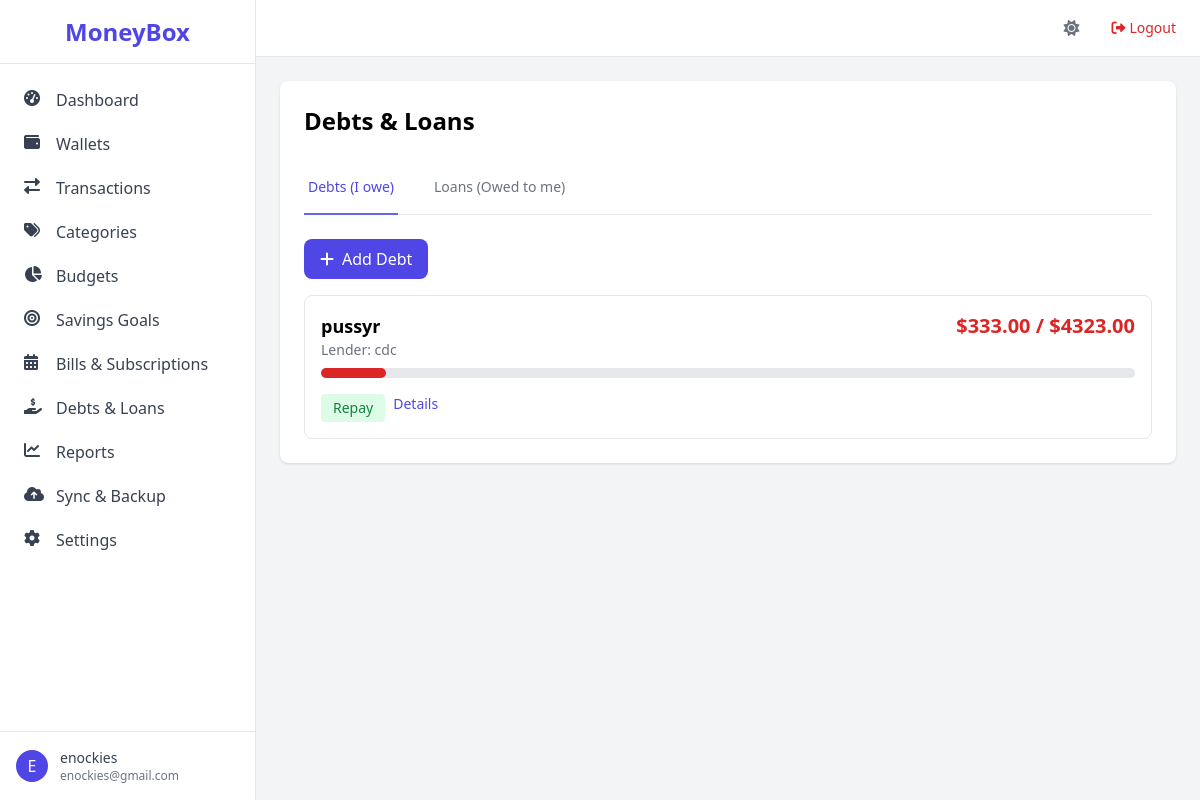
Screenshot of /debts/ (signed in) with the database file from the repository.
### app/models.py (models this page shows, shortened)
class User(UserMixin, db.Model):
    id = db.Column(db.Integer, primary_key=True)
    username = db.Column(db.String(64), unique=True, nullable=False)
    email = db.Column(db.String(120), unique=True, nullable=False)
    password_hash = db.Column(db.String(128))
    created_at = db.Column(db.DateTime, default=datetime.utcnow)
    is_active = db.Column(db.Boolean, default=True)
    email_verified = db.Column(db.Boolean, default=False)
    email_verification_token = db.Column(db.String(100))
    two_factor_enabled = db.Column(db.Boolean, default=False)
    two_factor_secret = db.Column(db.String(32))
    passcode = db.Column(db.String(128))
    biometric_enabled = db.Column(db.Boolean, default=False)
    is_admin = db.Column(db.Boolean, default=False)
    biometric_enabled = db.Column(db.Boolean, default=False)
    is_admin = db.Column(db.Boolean, default=False)
    health_score = db.Column(db.Integer, default=0)
    health_score_updated_at = db.Column(db.DateTime)
    preferences = db.relationship('UserPreference', uselist=False, backref='user', cascade='all, delete-orphan')
    devices = db.relationship('UserDevice', backref='user', lazy='dynamic', cascade='all, delete-orphan')
    wallets = db.relationship('Wallet', backref='user', lazy='dynamic', cascade='all, delete-orphan')
    categories = db.relationship('Category', backref='user', lazy='dynamic', cascade='all, delete-orphan')
    transactions = db.relationship('Transaction', backref='user', lazy='dynamic', cascade='all, delete-orphan')
    budgets = db.relationship('Budget', backref='user', lazy='dynamic', cascade='all, delete-orphan')
    savings_goals = db.relationship('SavingsGoal', backref='user', lazy='dynamic', cascade='all, delete-orphan')
    bills = db.relationship('Bill', backref='user', lazy='dynamic', cascade='all, delete-orphan')
    debts = db.relationship('Debt', backref='user', lazy='dynamic', cascade='all, delete-orphan')
    loans = db.relationship('Loan', backref='user', lazy='dynamic', cascade='all, delete-orphan')
    recurring_transactions = db.relationship('RecurringTransaction', backref='user', lazy='dynamic', cascade='all, delete-orphan')
    shared_wallets = db.relationship('SharedWallet', foreign_keys='SharedWallet.user_id', backref='owner_user', lazy='dynamic')
    shared_with_me = db.relationship('SharedWallet', foreign_keys='SharedWallet.shared_with_user_id', backref='shared_user', lazy='dynamic')
    backup_tokens = db.relationship('BackupToken', backref='user', lazy='dynamic', cascade='all, delete-orphan')
    login_history = db.relationship('LoginHistory', backref='user', lazy='dynamic', cascade='all, delete-orphan')

class Debt(db.Model):
    id = db.Column(db.Integer, primary_key=True)
    name = db.Column(db.String(100), nullable=False)
    total_amount = db.Column(db.Numeric(12,2), nullable=False)
    remaining_amount = db.Column(db.Numeric(12,2), nullable=False)
    interest_rate = db.Column(db.Numeric(5,2))
    start_date = db.Column(db.Date, nullable=False)
    due_date = db.Column(db.Date)
    lender = db.Column(db.String(100))
    notes = db.Column(db.Text)
    user_id = db.Column(db.Integer, db.ForeignKey('user.id'), nullable=False)
    is_paid = db.Column(db.Boolean, default=False)
    repayments = db.relationship('Repayment', backref='debt', lazy='dynamic')

### app/routes/debts.py (the view)
@bp.route('/')
@login_required
def list_debts():
    debts = Debt.query.filter_by(user_id=current_user.id, is_paid=False).all()
    loans = Loan.query.filter_by(user_id=current_user.id, is_repaid=False).all()
    return render_template('debts/list.html', debts=debts, loans=loans)

### app/models.py (called while the page is built)
@login_manager.user_loader
def load_user(user_id):
    return User.query.get(int(user_id))

### app/templates/debts/list.html (shortened to what this page needs)
{% extends "base.html" %}
{% block content %}
<div class="bg-white rounded-lg shadow p-6">
    <h2 class="text-2xl font-semibold mb-6">Debts & Loans</h2>
    <div x-data="{ activeTab: 'debts' }">
        <div class="border-b border-gray-200 mb-6">
            <nav class="-mb-px flex space-x-8">
                <button @click="activeTab = 'debts'" :class="{ 'border-indigo-500 text-indigo-600': activeTab === 'debts', 'border-transparent text-gray-500 hover:text-gray-700': activeTab !== 'debts' }" class="whitespace-nowrap py-4 px-1 border-b-2 font-medium text-sm">
                    Debts (I owe)
                </button>
                <button @click="activeTab = 'loans'" :class="{ 'border-indigo-500 text-indigo-600': activeTab === 'loans', 'border-transparent text-gray-500 hover:text-gray-700': activeTab !== 'loans' }" class="whitespace-nowrap py-4 px-1 border-b-2 font-medium text-sm">
                    Loans (Owed to me)
                </button>
            </nav>
        </div>
        <div x-show="activeTab === 'debts'">
            <div class="mb-4">
                <a href="{{ url_for('debts.create_debt') }}" class="inline-flex items-center px-4 py-2 bg-indigo-600 text-white rounded-lg hover:bg-indigo-700">
                    <i class="fas fa-plus mr-2"></i>Add Debt
                </a>
            </div>
            <div class="space-y-4">
                {% for debt in debts %}
                <div class="border rounded-lg p-4">
                    <div class="flex justify-between items-start">
                        <div>
                            <h3 class="font-semibold text-lg">{{ debt.name }}</h3>
                            <p class="text-sm text-gray-500">Lender: {{ debt.lender }}</p>
                        </div>
                        <p class="text-xl font-bold text-red-600">${{ "%.2f"|format(debt.remaining_amount) }} / ${{ "%.2f"|format(debt.total_amount) }}</p>
                    </div>
                    <div class="mt-2">
                        <div class="w-full bg-gray-200 rounded-full h-2.5">
                            <div class="h-2.5 rounded-full bg-red-600" style="width: {{ (debt.remaining_amount / debt.total_amount * 100)|round }}%"></div>
                        </div>
                    </div>
                    <div class="mt-4 flex space-x-2">
                        <a href="{{ url_for('debts.repay_debt', debt_id=debt.id) }}" class="text-sm bg-green-100 text-green-700 px-3 py-1 rounded hover:bg-green-200">Repay</a>
                        <a href="#" class="text-sm text-indigo-600 hover:underline">Details</a>
                    </div>
                </div>
                {% else %}
                <p class="text-gray-500">No debts recorded.</p>
                {% endfor %}
            </div>
        </div>
    </div>
</div>
{% endblock %}

### app/templates/base.html (shortened to what this page needs)
<!DOCTYPE html>
<html lang="en">
<head>
    <script src="https://cdn.tailwindcss.com"></script>
    <link rel="stylesheet" href="https://cdnjs.cloudflare.com/ajax/libs/font-awesome/6.0.0-beta3/css/all.min.css">
</head>
<body class="bg-gray-100 font-sans antialiased" x-data="{ sidebarOpen: false }">
    <div class="flex h-screen bg-gray-100">
        <aside class="hidden md:flex md:flex-shrink-0">
            <div class="flex flex-col w-64 bg-white border-r border-gray-200">
                <div class="flex items-center justify-center h-16 border-b border-gray-200">
                    <span class="text-2xl font-bold text-indigo-600">MoneyBox</span>
                </div>
                <nav class="flex-1 overflow-y-auto py-4">
                    <ul class="space-y-1">
                        <li>
                            <a href="{{ url_for('main.dashboard') }}" class="flex items-center px-4 py-2 text-gray-700 hover:bg-indigo-50 hover:text-indigo-600 rounded-lg mx-2">
                                <i class="fas fa-tachometer-alt w-5 h-5 mr-3"></i>Dashboard
                            </a>
                        </li>
                        <li>
                            <a href="{{ url_for('wallets.list_wallets') }}" class="flex items-center px-4 py-2 text-gray-700 hover:bg-indigo-50 hover:text-indigo-600 rounded-lg mx-2">
                                <i class="fas fa-wallet w-5 h-5 mr-3"></i>Wallets
                            </a>
                        </li>
                        <li>
                            <a href="{{ url_for('transactions.list_transactions') }}" class="flex items-center px-4 py-2 text-gray-700 hover:bg-indigo-50 hover:text-indigo-600 rounded-lg mx-2">
                                <i class="fas fa-exchange-alt w-5 h-5 mr-3"></i>Transactions
                            </a>
                        </li>
                        <li>
                            <a href="{{ url_for('categories.list_categories') }}" class="flex items-center px-4 py-2 text-gray-700 hover:bg-indigo-50 hover:text-indigo-600 rounded-lg mx-2">
                                <i class="fas fa-tags w-5 h-5 mr-3"></i>Categories
                            </a>
                        </li>
                        <li>
                            <a href="{{ url_for('budgets.list_budgets') }}" class="flex items-center px-4 py-2 text-gray-700 hover:bg-indigo-50 hover:text-indigo-600 rounded-lg mx-2">
                                <i class="fas fa-chart-pie w-5 h-5 mr-3"></i>Budgets
                            </a>
                        </li>
                        <li>
                            <a href="{{ url_for('savings.list_goals') }}" class="flex items-center px-4 py-2 text-gray-700 hover:bg-indigo-50 hover:text-indigo-600 rounded-lg mx-2">
                                <i class="fas fa-bullseye w-5 h-5 mr-3"></i>Savings Goals
                            </a>
                        </li>
                        <li>
                            <a href="{{ url_for('bills.list_bills') }}" class="flex items-center px-4 py-2 text-gray-700 hover:bg-indigo-50 hover:text-indigo-600 rounded-lg mx-2">
                                <i class="fas fa-calendar-alt w-5 h-5 mr-3"></i>Bills & Subscriptions
                            </a>
                        </li>
                        <li>
                            <a href="{{ url_for('debts.list_debts') }}" class="flex items-center px-4 py-2 text-gray-700 hover:bg-indigo-50 hover:text-indigo-600 rounded-lg mx-2">
                                <i class="fas fa-hand-holding-usd w-5 h-5 mr-3"></i>Debts & Loans
                            </a>
                        </li>
                        <li>
                            <a href="{{ url_for('reports.reports') }}" class="flex items-center px-4 py-2 text-gray-700 hover:bg-indigo-50 hover:text-indigo-600 rounded-lg mx-2">
                                <i class="fas fa-chart-line w-5 h-5 mr-3"></i>Reports
                            </a>
                        </li>
                        <li>
                            <a href="{{ url_for('sync.sync_dashboard') }}" class="flex items-center px-4 py-2 text-gray-700 hover:bg-indigo-50 hover:text-indigo-600 rounded-lg mx-2">
                                <i class="fas fa-cloud-upload-alt w-5 h-5 mr-3"></i>Sync & Backup
                            </a>
                        </li>
                        <li>
                            <a href="{{ url_for('settings.profile') }}" class="flex items-center px-4 py-2 text-gray-700 hover:bg-indigo-50 hover:text-indigo-600 rounded-lg mx-2">
                                <i class="fas fa-cog w-5 h-5 mr-3"></i>Settings
                            </a>
                        </li>
                    </ul>
                </nav>
                <div class="border-t border-gray-200 p-4">
                    <div class="flex items-center">
                        <div class="flex-shrink-0">
                            <span class="inline-block h-8 w-8 rounded-full bg-indigo-600 text-white flex items-center justify-center">{{ current_user.username[0]|upper }}</span>
                        </div>
                        <div class="ml-3">
                            <p class="text-sm font-medium text-gray-700">{{ current_user.username }}</p>
                            <p class="text-xs text-gray-500">{{ current_user.email }}</p>
                        </div>
                    </div>
                </div>
            </div>
        </aside>
        <div class="flex-1 flex flex-col overflow-hidden">
            <header class="bg-white border-b border-gray-200 py-4 px-6 flex items-center justify-between">
                <div class="flex-1 flex justify-end items-center space-x-4">
                    <button id="theme-toggle" class="text-gray-500 focus:outline-none">
                        <i class="fas fa-sun" id="theme-icon"></i>
                    </button>
                    <a href="{{ url_for('auth.logout') }}" class="text-sm text-red-600 hover:text-red-800"><i class="fas fa-sign-out-alt mr-1"></i>Logout</a>
                </div>
            </header>
            <main class="flex-1 overflow-y-auto p-6">
                {% block content %}{% endblock %}
            </main>
        </div>
    </div>
</body>
</html>

### rows the page displays
User: username "E", username "enockies", email "enockies@gmail.com"
Debt: name "pussyr", lender "cdc", remaining_amount "333.00", total_amount "4323.00"
